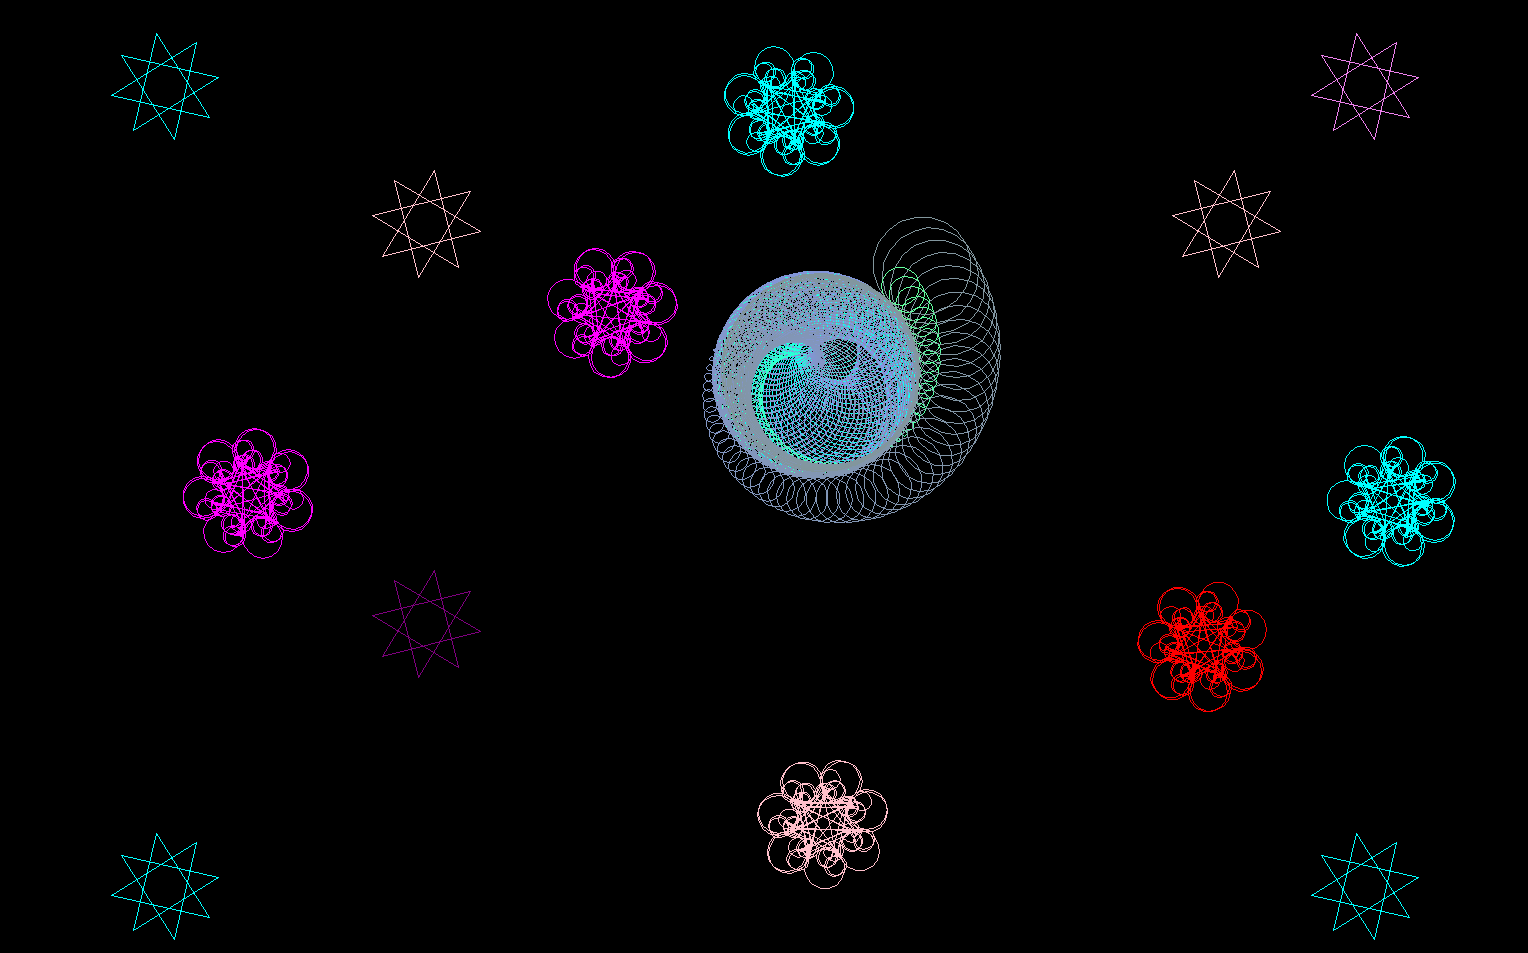

Write the Python code that produced this figure.
import turtle

from myFunctions import*
from random import*


turtle.colormode(255)

ak = turtle.Turtle()

x = (randint(0,350))
y = (randint(0,350))

ak.width(1)

ak.speed(187348458)
turtle.bgcolor("black")
for times in range(100):
     ak.color(times,255,255-times)
    
     ak.circle(80-times)
     ak.right(1)
     ak.color(130,150,255-times)
    
     ak.circle(50-times)
     ak.left(3)
     
     ak.forward(1)
     ak.left(1)
     ak.circle(times)
     ak.forward(3)
     ak.left(2)
     ak.circle(times)
     ak.forward(5)


ak.penup()
ak.goto(0,350)
ak.pendown()    
    

for times in range(12):
     ak.color("cyan")
     ak.left(1)
     ak.forward(75)
     ak.right(175)
     ak.circle(10)
     ak.forward(20)
     ak.left(20)
     ak.forward(50)
     ak.right(997)
     ak.circle(10)
     ak.left(90)
     ak.forward(10)
     ak.right(6755)
     ak.circle(20)
     ak.forward(50)
     ak.right(875)
     ak.circle(10)


ak.penup()
ak.goto(-200,200)
ak.pendown() 
     
    

for times in range(12):
     ak.color("magenta")
     ak.left(1)
     ak.forward(75)
     ak.right(175)
     ak.circle(10)
     ak.forward(20)
     ak.left(20)
     ak.forward(50)
     ak.right(997)
     ak.circle(10)
     ak.left(90)
     ak.forward(10)
     ak.right(6755)
     ak.circle(20)
     ak.forward(50)
     ak.right(875)
     ak.circle(10)


ak.penup()
ak.goto(-30,-350)
ak.pendown() 
     
    

for times in range(12):
     ak.color("pink")
     ak.left(1)
     ak.forward(75)
     ak.right(175)
     ak.circle(10)
     ak.forward(20)
     ak.left(20)
     ak.forward(50)
     ak.right(997)
     ak.circle(10)
     ak.left(90)
     ak.forward(10)
     ak.right(6755)
     ak.circle(20)
     ak.forward(50)
     ak.right(875)
     ak.circle(10)



ak.penup()
ak.goto(400,200)
ak.pendown()


for times in range(8):
     ak.forward(100)
     ak.right(135)


ak.penup()
ak.goto(-400,-200)
ak.pendown()

ak.color("purple")

for times in range(8):
     ak.forward(100)
     ak.right(135)


ak.penup()
ak.goto(-400,200)
ak.pendown()

ak.color("pink")

for times in range(8):
     ak.forward(100)
     ak.right(135)




ak.penup()
ak.goto(400,-200)
ak.pendown() 
     
    

for times in range(12):
     ak.color("red")
     ak.left(1)
     ak.forward(75)
     ak.right(175)
     ak.circle(10)
     ak.forward(20)
     ak.left(20)
     ak.forward(50)
     ak.right(997)
     ak.circle(10)
     ak.left(90)
     ak.forward(10)
     ak.right(6755)
     ak.circle(20)
     ak.forward(50)
     ak.right(875)
     ak.circle(10)


ak.penup()
ak.goto(600,-400)
ak.pendown()

ak.color("cyan")
for times in range(8):
     ak.forward(100)
     ak.right(135)




ak.penup()
ak.goto(-600,400)
ak.pendown()

ak.color("cyan")
for times in range(8):
     ak.forward(100)
     ak.right(135)


ak.penup()
ak.goto(-600,-400)
ak.pendown()

ak.color("cyan")
for times in range(8):
     ak.forward(100)
     ak.right(135)


ak.penup()
ak.goto(600,400)
ak.pendown()

ak.color("violet")
for times in range(8):
     ak.forward(100)
     ak.right(135)



ak.penup()
ak.goto(600,0)
ak.pendown()

for times in range(12):
     ak.color("cyan")
     ak.left(1)
     ak.forward(75)
     ak.right(175)
     ak.circle(10)
     ak.forward(20)
     ak.left(20)
     ak.forward(50)
     ak.right(997)
     ak.circle(10)
     ak.left(90)
     ak.forward(10)
     ak.right(6755)
     ak.circle(20)
     ak.forward(50)
     ak.right(875)
     ak.circle(10)




ak.penup()
ak.goto(-600,0)
ak.pendown()

for times in range(12):
     ak.color("magenta")
     ak.left(1)
     ak.forward(75)
     ak.right(175)
     ak.circle(10)
     ak.forward(20)
     ak.left(20)
     ak.forward(50)
     ak.right(997)
     ak.circle(10)
     ak.left(90)
     ak.forward(10)
     ak.right(6755)
     ak.circle(20)
     ak.forward(50)
     ak.right(875)
     ak.circle(10)





     
               

     
  
